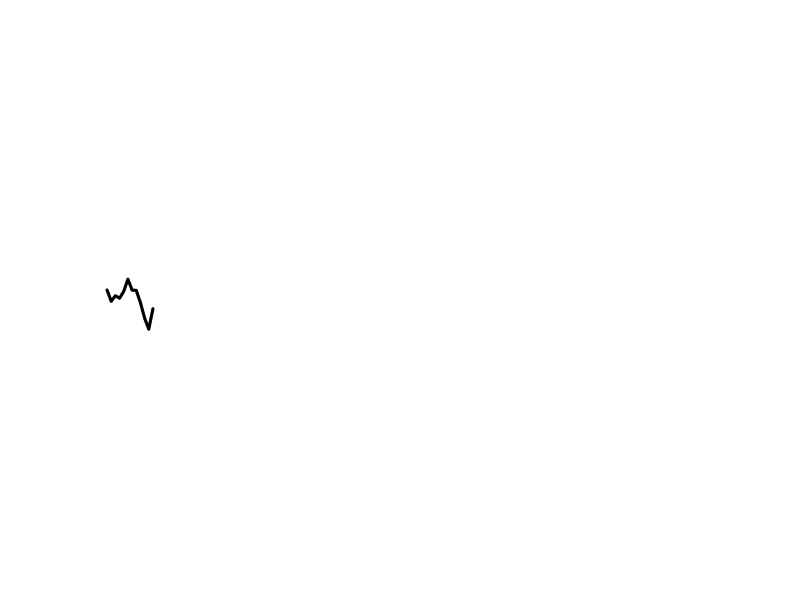
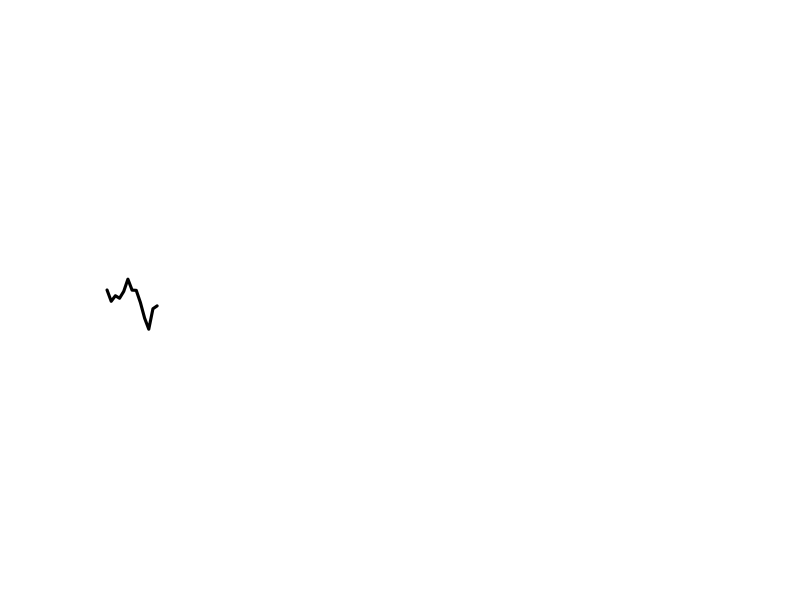
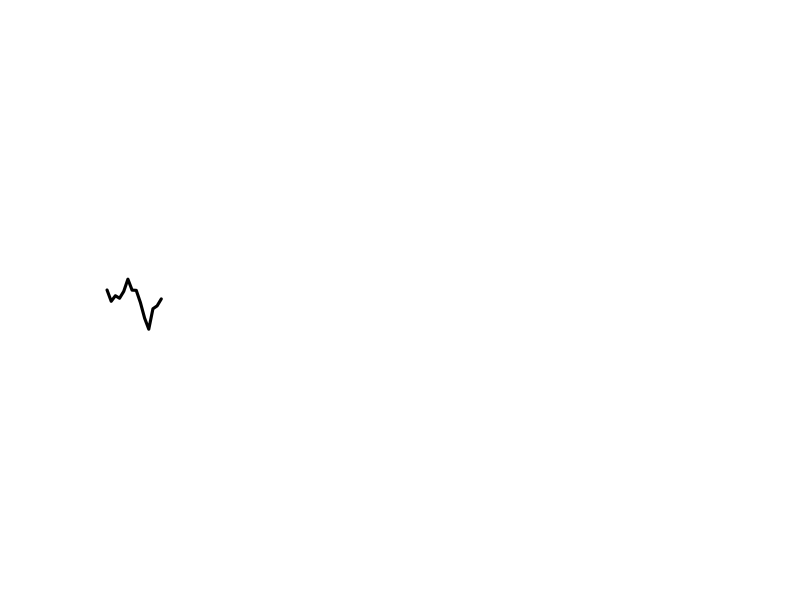
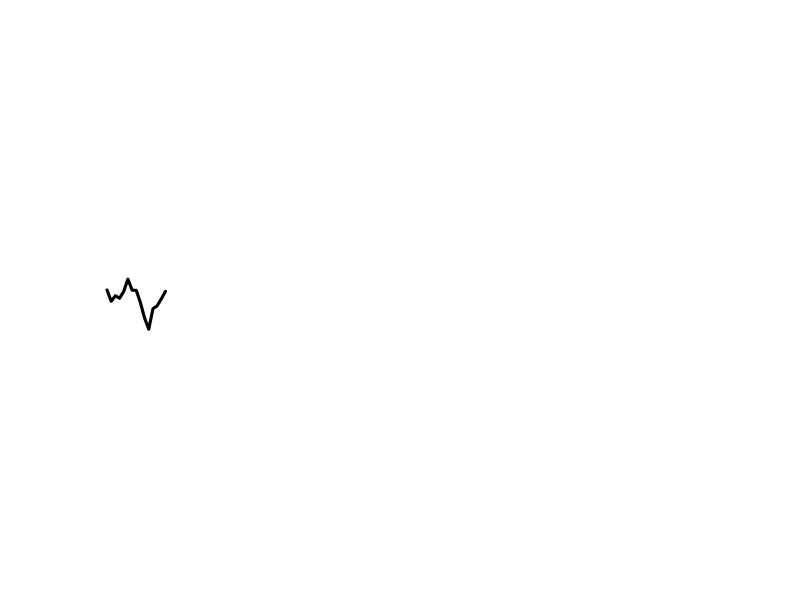
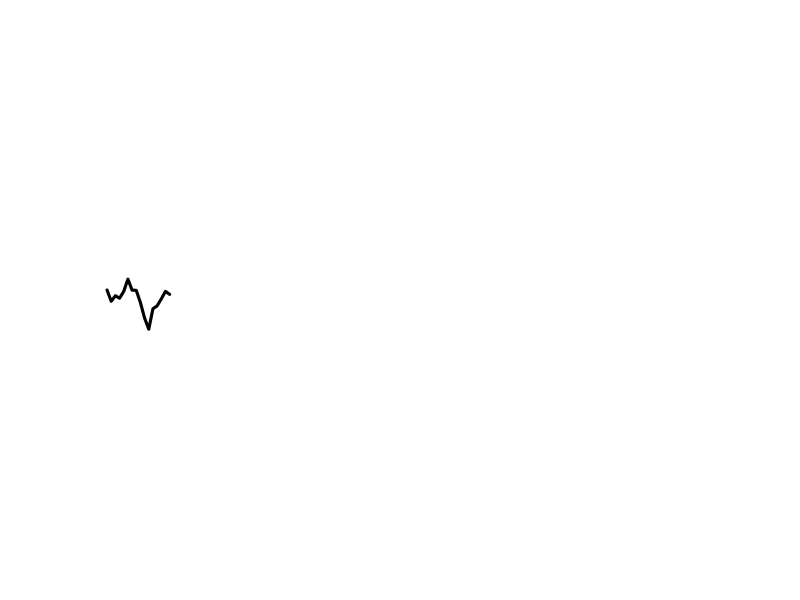

Generate these figures, in order, with R: (Note: this script raises an error after producing the figures.)
setwd("~/Documents/1D_BrownianMotion")
file.remove(list.files(pattern=".png"))
library(magick)
library(purrr)

ntips <- 30
cols <- sample(viridisLite::magma(ntips))
lw = 3 #line width
wid <- 1500
hei <- 750
decr_loc <- 0.8
tl <- 10
sigma2 <- 1
breakpoint <- 0.25
increments <- 150

rOU <- function(n, x0 = 0, t = 1, sigma2 = 1, alpha = 0.1, theta = 0){
  mean <- theta + (x0-theta)*exp(-1*alpha*t)
  var <- sigma2 / (2*alpha) * (1-exp(-2*alpha*t))
  rnorm(n = n, mean = mean, sd = sqrt(var))
}


nlines <- 1 #number of realizations of the process to plot
x0 <- 0 #starting state of the process
theta <- 0 #location of the optimum
alpha = 2.75 #strength of the rubber band / returning force
t <- (0:(increments*breakpoint))*tl/increments #discrete time steps over which to simulate the process
x <- matrix(0,nrow = nlines, ncol = length(t)); x[,1] <- x0 #initialize the matrix of realizations
for(j in 1:nlines){
  for(i in 2:length(t)){
    x[j,i] <- rOU(n=1, x0=x[j,i-1], t = t[i]-t[i-1], sigma2=sigma2, alpha=alpha, theta=theta)
  }
}
for(i in 1:(breakpoint*increments)){
  png(filename = paste0("wiggle_", i, ".png"), width = wid, height = hei)
  plot(t[1:i],x[1,1:i], type = "l", ylim = c(-5,5), xlim = c(0,tl), col=rgb(0,0,0,1), lwd = lw, xlab = "", ylab = "", yaxt="n", xaxt="n", bty="n")
  dev.off()
}
anc_t <- t
anc_x <- x
nlines <- ntips #number of realizations of the process to plot
x0 <- x[1,breakpoint*increments+1] #starting state of the process
theta <- 0 #location of the optimum
alpha = 0.15 #strength of the rubber band / returning force
t <- ((increments*breakpoint):increments)*tl/increments #discrete time steps over which to simulate the process
x <- matrix(0,nrow = nlines, ncol = length(t)); x[,1] <- x0 #initialize the matrix of realizations
for(j in 1:nlines){
  for(i in 2:length(t)){
    x[j,i] <- rOU(n=1, x0=x[j,i-1], t = t[i]-t[i-1], sigma2=sigma2, alpha=alpha, theta=theta)
  }
}
for(i in 1:(length(t)-1)){
  png(filename = paste0("wiggle_", increments*breakpoint+i, ".png"), width = wid, height = hei)
  plot(anc_t,anc_x, type = "l", ylim = c(-5,5), xlim = c(0,tl), col=rgb(0,0,0,1), lwd = lw, xlab = "", ylab = "", yaxt="n", xaxt="n", bty="n")
  for(j in 1:(ntips)){
    # wiggler <- ifelse(i == length(t),0,sample(-1:1,1))
    wiggler <- 0
    colc <- col2rgb(cols[j])
    opacity <- 1
    colc <- rgb(colc[1], colc[2], colc[3], opacity*256, maxColorValue = 256)
    if(i < (increments*decr_loc - increments*breakpoint)){    
      lines(t[1:(i+wiggler)],x[j,1:(i+wiggler)], type = "l", ylim = c(-5,5), xlim = c(0,tl), col=colc, lwd = lw, xlab = "", ylab = "", yaxt="n", bty="n")
    } else {
      solid_i <- (increments*decr_loc - increments*breakpoint)
      lines(t[1:(solid_i+wiggler)],x[j,1:(solid_i+wiggler)], type = "l", ylim = c(-5,5), xlim = c(0,tl), col=colc, lwd = lw, xlab = "", ylab = "", yaxt="n", bty="n")
      for(i_fade in solid_i:(i)){
        opacity <- round(1 - (i_fade - (increments*decr_loc - increments*breakpoint))/(increments*(1-decr_loc) + 1), digits = 5)
        colc <- col2rgb(cols[j])
        colc <- rgb(colc[1], colc[2], colc[3], opacity*256, maxColorValue = 256)
        lines(t[i_fade:(i_fade+1+wiggler)],x[j,i_fade:(i_fade+1+wiggler)], type = "l", ylim = c(-5,5), xlim = c(0,tl), col=colc, lwd = lw, xlab = "", ylab = "", yaxt="n", bty="n")
      }
    }
  }
  dev.off()
}
files <- list.files(pattern = "*.png", full.names = T)
files <- files[order(as.integer(sapply(1:length(files), function(x) strsplit(strsplit(files[x], split = "_")[[1]][2], split = ".png")[[1]][1])))]
files <- c(files, rev(files))
files %>% 
  map(image_read) %>% # reads each path file
  image_join() %>% # joins image
  image_animate(fps=25) %>% # animates, can opt for number of loops
  image_write("pretty_uBM.gif") # write to current dir
file.remove(list.files(pattern=".png"))

png(filename = paste0("tree.png"), width = 400, height = 1000)
plot(0:11, 0:11/11*tl, col = "white", axes = F, xlab = "", ylab = "")
segments(x0 = 5, x1 = 5, y0 = 1, y1 = tl*breakpoint, col = "black", lwd = lw)
for(i in 1:ntips){
  segments(x0 = 5, x1 = i/ntips*10, y0 = tl*breakpoint, y1 = tl, col = cols[i], lwd = lw)
}
segments(x0 = 5, x1 = 5, y0 = 1, y1 = tl*breakpoint, col = "black", lwd = lw)
dev.off()
